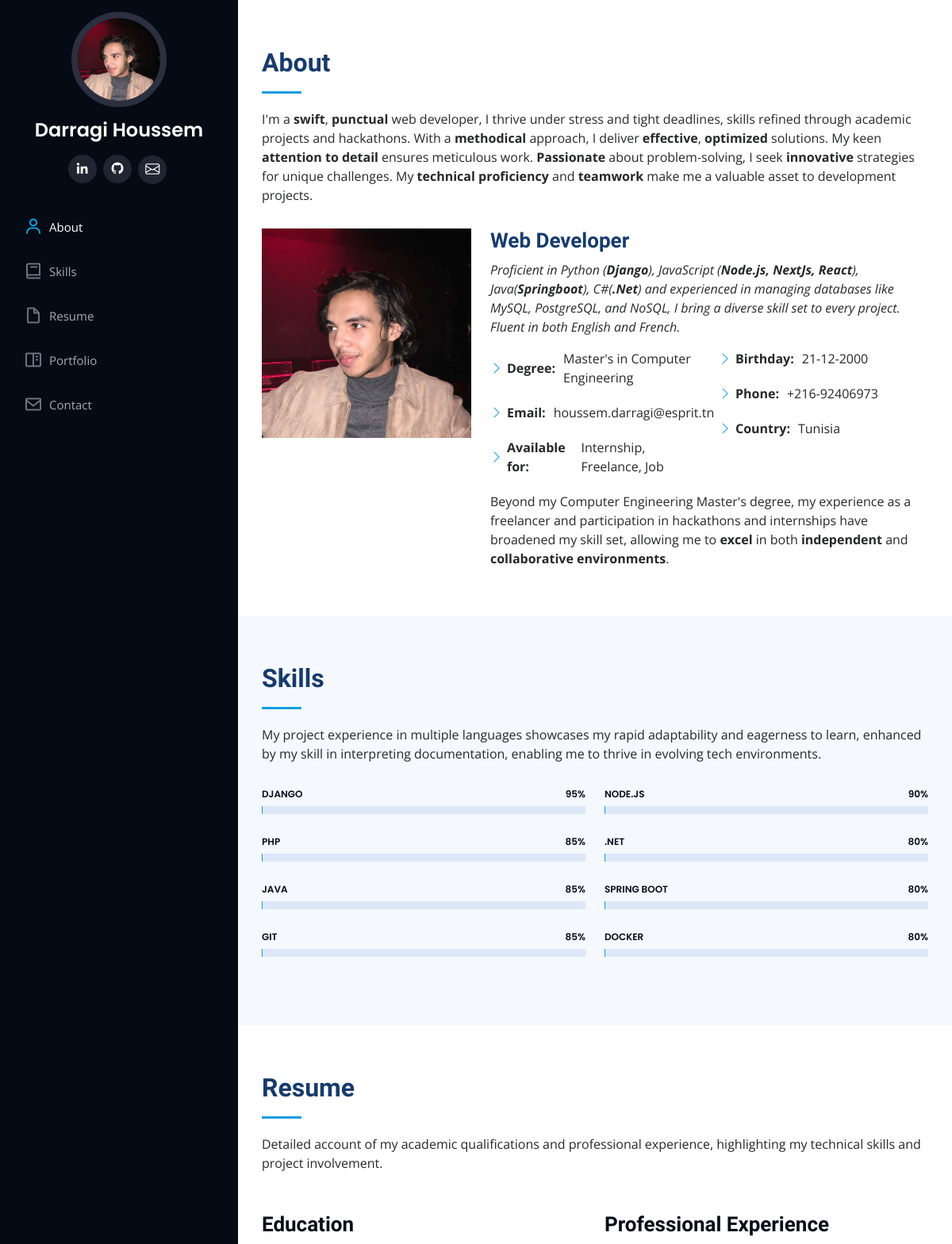
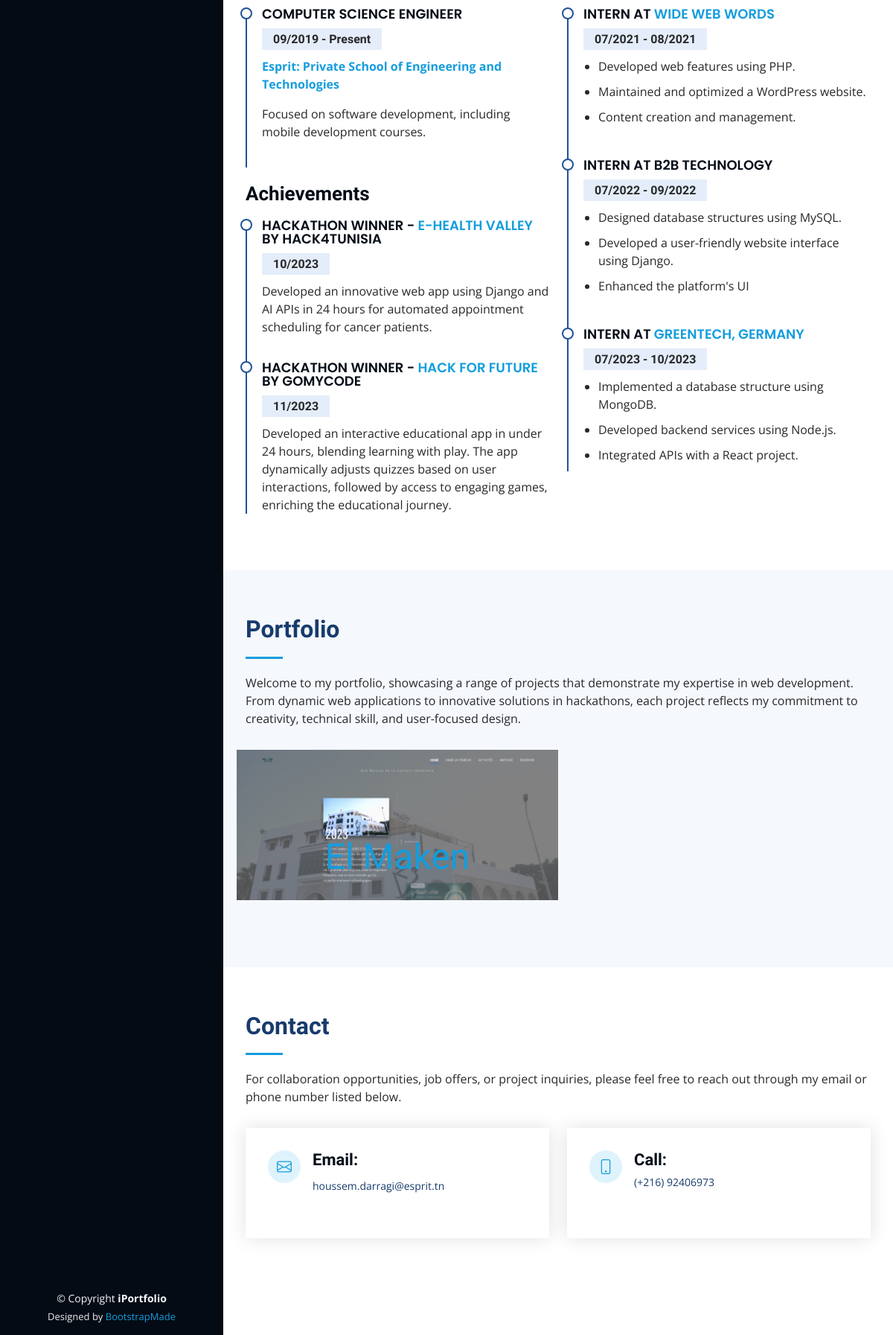
The page / on the database its author committed (2 pictures, top to bottom).
### apps/main/models.py (models this page shows)
class Skill(models.Model):
    name = models.CharField(max_length=255)
    percentage = models.IntegerField(default=0)

### apps/portfolio_app/models.py (models this page shows, shortened)
class Portfolio(models.Model):
    title = models.CharField(max_length=255)
    category = models.CharField(max_length=50, default="Freelance")
    description = models.TextField()
    github_link = models.URLField()
    creation_date = models.DateField(auto_now_add=True)
    images = models.JSONField(default=list)

### apps/main/views.py (the view)
# urls.py: path('', views.index, name='index'),
def index(request):
    return render(request, 'main/index.html', {"skills": Skill.objects.all(),
                                               "portfolio": Portfolio.objects.all()})

### apps/main/templates/main/index.html (shortened to what this page needs)
{% extends 'template.html' %}
{% load static %}
{% block body %}
    <section id="about" class="about">
      <div class="container">
        <div class="section-title">
          <h2>About</h2>
          <p>
            I'm a <b>swift</b>, <b>punctual</b> web developer, I thrive under stress and tight deadlines, skills refined through academic projects and hackathons. With a <b>methodical</b> approach, I deliver <b>effective</b>, <b>optimized</b> solutions. My keen <b>attention to detail</b> ensures meticulous work. <b>Passionate</b> about problem-solving, I seek <b>innovative</b> strategies for unique challenges. My <b>technical proficiency</b> and <b>teamwork</b> make me a valuable asset to development projects.
          </p>
        </div>
        <div class="row">
          <div class="col-lg-4" data-aos="fade-right">
            <img src="{% static 'assets/img/profile-img.png'%}" class="img-fluid" alt="">
          </div>
          <div class="col-lg-8 pt-4 pt-lg-0 content" data-aos="fade-left">
            <h3>Web Developer</h3>
            <p class="fst-italic">
              Proficient in Python (<b>Django</b>), JavaScript (<b>Node.js, NextJs, React</b>), Java(<b>Springboot</b>), C#(<b>.Net</b>)  and experienced in managing databases like MySQL, PostgreSQL, and NoSQL, I bring a diverse skill set to every project. Fluent in both English and French.
            </p>
            <div class="row">
              <div class="col-lg-6">
                <ul>
                  <li><i class="bi bi-chevron-right"></i> <strong>Degree:</strong> <span>Master's in Computer Engineering</span></li>
                  <li><i class="bi bi-chevron-right"></i> <strong>Email:</strong> <span>houssem.darragi@esprit.tn</span></li>
                  <li><i class="bi bi-chevron-right"></i> <strong>Available for:</strong> <span>Internship, Freelance, Job</span></li>
                </ul>
              </div>
              <div class="col-lg-6">
                <ul>
                  <li><i class="bi bi-chevron-right"></i> <strong>Birthday:</strong> <span>21-12-2000</span></li>
                  <li><i class="bi bi-chevron-right"></i> <strong>Phone:</strong> <span>+216-92406973</span></li>
                  <li><i class="bi bi-chevron-right"></i> <strong>Country:</strong> <span>Tunisia</span></li>
                  </ul>
              </div>
            </div>
            <p>
              Beyond my Computer Engineering Master's degree, my experience as a freelancer and participation in hackathons and internships have broadened my skill set, allowing me to <b>excel</b> in both <b>independent</b> and <b>collaborative environments</b>.
            </p>
          </div>
        </div>
      </div>
    </section>
    <section id="skills" class="skills section-bg">
      <div class="container">
        <div class="section-title">
          <h2>Skills</h2>
          <p>My project experience in multiple languages showcases my rapid adaptability and eagerness to learn, enhanced by my skill in interpreting documentation, enabling me to thrive in evolving tech environments.</p>
        </div>
        <div class="row skills-content" data-aos="fade-up">
{% for skill in skills %}
          <div class="col-lg-6">
            <div class="progress">
              <span class="skill">{{ skill.name }} <i class="val">{{ skill.percentage }}%</i></span>
              <div class="progress-bar-wrap">
              </div>
            </div>
          </div>
{% endfor %}
        </div>
      </div>
    </section>
    <section id="resume" class="resume">
      <div class="container">
        <div class="section-title">
          <h2>Resume</h2>
          <p>Detailed account of my academic qualifications and professional experience, highlighting my technical skills and project involvement.</p>
        </div>
        <div class="row">
          <div class="col-lg-6" data-aos="fade-up">
            <h3 class="resume-title">Education</h3>
            <div class="resume-item">
              <h4>Computer Science Engineer</h4>
              <h5>09/2019 - Present</h5>
              <p><b><a href="https://esprit.tn/">Esprit: Private School of Engineering and Technologies</a></b></p>
              <p>Focused on software development, including mobile development courses.</p>
            </div>
            <h3 class="resume-title">Achievements</h3>
            <div class="resume-item">
              <h4>Hackathon Winner - <a href="https://www.facebook.com/events/820204066258094">E-Health Valley</a> by Hack4Tunisia</h4>
              <h5>10/2023</h5>
              <p>Developed an innovative web app using Django and AI APIs in 24 hours for automated appointment scheduling for cancer patients.</p>
            </div>
            <div class="resume-item">
              <h4>Hackathon Winner - <a href="https://www.facebook.com/events/628864099265974/">Hack for Future</a> by Gomycode</h4>
              <h5>11/2023</h5>
              <p>
                Developed an interactive educational app in under 24 hours, blending learning with play. The app dynamically adjusts quizzes based on user interactions, followed by access to engaging games, enriching the educational journey.</p>
            </div>
          </div>
          <div class="col-lg-6" data-aos="fade-up" data-aos-delay="100">
            <h3 class="resume-title">Professional Experience</h3>
            <div class="resume-item">
              <h4>Intern at <a href="https://www.linkedin.com/company/wide-web-words">Wide Web Words</a></h4>
              <h5>07/2021 - 08/2021</h5>
              <ul>
                <li>Developed web features using PHP.</li>
                <li>Maintained and optimized a WordPress website.</li>
                <li>Content creation and management.</li>
              </ul>
            </div>
            <div class="resume-item">
              <h4>Intern at B2B Technology</h4>
              <h5>07/2022 - 09/2022</h5>
              <ul>
                <li>Designed database structures using MySQL.</li>
                <li>Developed a user-friendly website interface using Django.</li>
                <li>Enhanced the platform's UI</li>
              </ul>
            </div>
            <div class="resume-item">
              <h4>Intern at <a href="https://www.greentech.fr/en/">GreenTech, Germany</a></h4>
              <h5>07/2023 - 10/2023</h5>
              <ul>
                <li>Implemented a database structure using MongoDB.</li>
                <li>Developed backend services using Node.js.</li>
                <li>Integrated APIs with a React project.</li>
              </ul>
            </div>
          </div>
        </div>
      </div>
    </section>
    <section id="portfolio" class="portfolio section-bg">
      <div class="container">
        <div class="section-title">
          <h2>Portfolio</h2>
          <p>Welcome to my portfolio, showcasing a range of projects that demonstrate my expertise in web development. From dynamic web applications to innovative solutions in hackathons, each project reflects my commitment to creativity, technical skill, and user-focused design.</p>
        </div>
        <div class="row portfolio-container" data-aos="fade-up" data-aos-delay="100">
{% for item in portfolio %}
          <a href="{% url 'portfolio_details' item.id %}" class="portfolio-item-link">
            <div class="col-lg-6 col-md-6 portfolio-item filter-app">
              <div class="portfolio-wrap">
                <img src="{% static item.images.0 %}" class="img-fluid" alt="">
                <div class="portfolio-title">
                  <h3>{{ item.title }}</h3>
                </div>
              </div>
            </div>
          </a>
{% endfor %}
        </div>
      </div>
    </section>
    <section id="contact" class="contact">
      <div class="container">
        <div class="section-title">
          <h2>Contact</h2>
          <p>For collaboration opportunities, job offers, or project inquiries, please feel free to reach out through my email or phone number listed below.</p>
        </div>
        <div class="row" data-aos="fade-in">
          <div class="col-lg-6 d-flex align-items-stretch">
            <div class="info">
              <div class="email">
                <i class="bi bi-envelope"></i>
                <h4>Email:</h4>
                <p>houssem.darragi@esprit.tn</p>
              </div>
            </div>
          </div>
            <div class="col-lg-6 d-flex align-items-stretch">
              <div class="info">
              <div class="phone">
                <i class="bi bi-phone"></i>
                <h4>Call:</h4>
                <p>(+216) 92406973</p>
              </div>
              </div>
            </div>
        </div>
      </div>
    </section>
{% endblock %}

### templates/template.html (shortened to what this page needs)
{% load static %}
<!DOCTYPE html>
<html lang="en">
<head>
    <link href="{% static 'assets/vendor/aos/aos.css' %}" rel="stylesheet">
    <link rel="stylesheet" href="https://cdnjs.cloudflare.com/ajax/libs/bootstrap/5.3.2/css/bootstrap.min.css"
/>
    <link href="{% static 'assets/vendor/bootstrap-icons/bootstrap-icons.css' %}" rel="stylesheet">
    <link rel="stylesheet" href="https://cdnjs.cloudflare.com/ajax/libs/boxicons/2.1.4/css/boxicons.min.css"
/>
    <link href="{% static 'assets/vendor/glightbox/css/glightbox.min.css' %}" rel="stylesheet">
    <link href="{% static 'assets/vendor/swiper/swiper-bundle.min.css' %}" rel="stylesheet">
    <link rel="stylesheet" href="https://cdn.jsdelivr.net/gh/devicons/devicon@v2.15.1/devicon.min.css">
    <link href="{% static 'assets/css/style.css' %}" rel="stylesheet">
</head>
<body>
<header id="header">
    <div class="d-flex flex-column">
        <div class="profile">
            <img src="{% static 'assets/img/profile-img.png' %}" alt="" class="img-fluid rounded-circle">
            <h1 class="text-light"><a href="{% url 'index' %}">Darragi Houssem</a></h1>
            <div class="social-links mt-3 text-center">
                <a href="https://www.linkedin.com/in/houssem-darragi/" class="linkedin"><i class="bx bxl-linkedin"></i></a>
                <a href="https://github.com/houssem9017" class="github"><i class="bx bxl-github"></i></a>
                <a href="mailto: houssem.darragi@esprit.tn" class="bi-envelope"></a>
            </div>
        </div>
        <nav id="navbar" class="nav-menu navbar">
            <ul>
                <li><a href="{% if request.resolver_match.url_name == 'index' %}#about
                    {% else %}{% url 'index' %}#about{% endif %}"
                       class="nav-link scrollto"><i class="bx bx-user"></i> <span>About</span></a></li>
                <li><a href="{% if request.resolver_match.url_name == 'index' %}#skills
                    {% else %}{% url 'index' %}#skills{% endif %}" class="nav-link scrollto"><i class="bx bx-book"></i>
                    <span>Skills</span></a></li>
                <li><a href="{% if request.resolver_match.url_name == 'index' %}#resume
                    {% else %}{% url 'index' %}#resume{% endif %}" class="nav-link scrollto"><i
                        class="bx bx-file-blank"></i> <span>Resume</span></a></li>
                <li><a href="{% if request.resolver_match.url_name == 'index' %}#portfolio
                    {% else %}{% url 'index' %}#portfolio{% endif %}" class="nav-link scrollto"><i
                        class="bx bx-book-content"></i><span>Portfolio</span></a></li>
                <li><a href="{% if request.resolver_match.url_name == 'index' %}#contact
                    {% else %}{% url 'index' %}#contact{% endif %}" class="nav-link scrollto"><i
                        class="bx bx-envelope"></i> <span>Contact</span></a></li>
            </ul>
        </nav>
    </div>
</header>
<main id="main">
    {% block body %}
    {% endblock %}
</main>
<footer id="footer">
    <div class="container">
        <div class="copyright">
            &copy; Copyright <strong><span>iPortfolio</span></strong>
        </div>
        <div class="credits">
            Designed by <a href="https://bootstrapmade.com/">BootstrapMade</a>
        </div>
    </div>
</footer>
</body>
</html>

### rows shown on the page
Skill: name "DJANGO", percentage "95"
Skill: name "NODE.JS", percentage "90"
Skill: name "PHP", percentage "85"
Skill: name ".NET", percentage "80"
Skill: name "JAVA", percentage "85"
Skill: name "SPRING BOOT", percentage "80"
Skill: name "GIT", percentage "85"
Skill: name "DOCKER", percentage "80"
Portfolio: title "El Maken"
